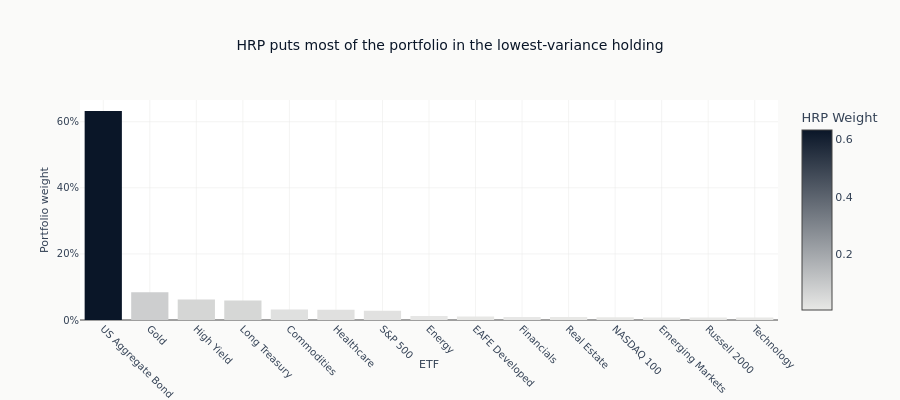

The cell this chart's notebook holds for it:
### Code cell
# Visualization
fig = px.bar(
    weights_df,
    x="Name",
    y="HRP Weight",
    title="HRP puts most of the portfolio in the lowest-variance holding",
    color="HRP Weight",
    color_continuous_scale=[COLORS["silver_muted"], COLORS["blue"]],
)
fig.update_layout(
    height=400,
    xaxis_tickangle=45,
    xaxis_title="ETF",
    yaxis_title="Portfolio weight",
    yaxis_tickformat=".0%",
)
fig.show()

### Figure 1 — Plotly figure (JSON) as saved in the notebook; plotly's stock layout.template omitted (floating-point values rounded to 4 significant figures)
{"data": [{"hovertemplate": "Name=%{x}<br>HRP Weight=%{marker.color}<extra></extra>", "legendgroup": "", "marker": {"color": [0.6324, 0.08363, 0.06215, 0.05898, 0.03195, 0.03098, 0.02775, 0.01239, 0.01052, 0.009209, 0.008758, 0.008106, 0.007786, 0.007723, 0.007636], "coloraxis": "coloraxis", "pattern": {"shape": ""}}, "name": "", "orientation": "v", "showlegend": false, "textposition": "auto", "type": "bar", "x": ["US Aggregate Bond", "Gold", "High Yield", "Long Treasury", "Commodities", "Healthcare", "S&P 500", "Energy", "EAFE Developed", "Financials", "Real Estate", "NASDAQ 100", "Emerging Markets", "Russell 2000", "Technology"], "xaxis": "x", "y": [0.6324, 0.08363, 0.06215, 0.05898, 0.03195, 0.03098, 0.02775, 0.01239, 0.01052, 0.009209, 0.008758, 0.008106, 0.007786, 0.007723, 0.007636], "yaxis": "y"}], "layout": {"barmode": "relative", "coloraxis": {"colorbar": {"title": {"text": "HRP Weight"}}, "colorscale": [[0.0, "#e8e8e6"], [1.0, "#0a1628"]]}, "height": 400, "legend": {"tracegroupgap": 0}, "title": {"text": "HRP puts most of the portfolio in the lowest-variance holding"}, "xaxis": {"anchor": "y", "domain": [0.0, 1.0], "tickangle": 45, "title": {"text": "ETF"}}, "yaxis": {"anchor": "x", "domain": [0.0, 1.0], "tickformat": ".0%", "title": {"text": "Portfolio weight"}}}}
